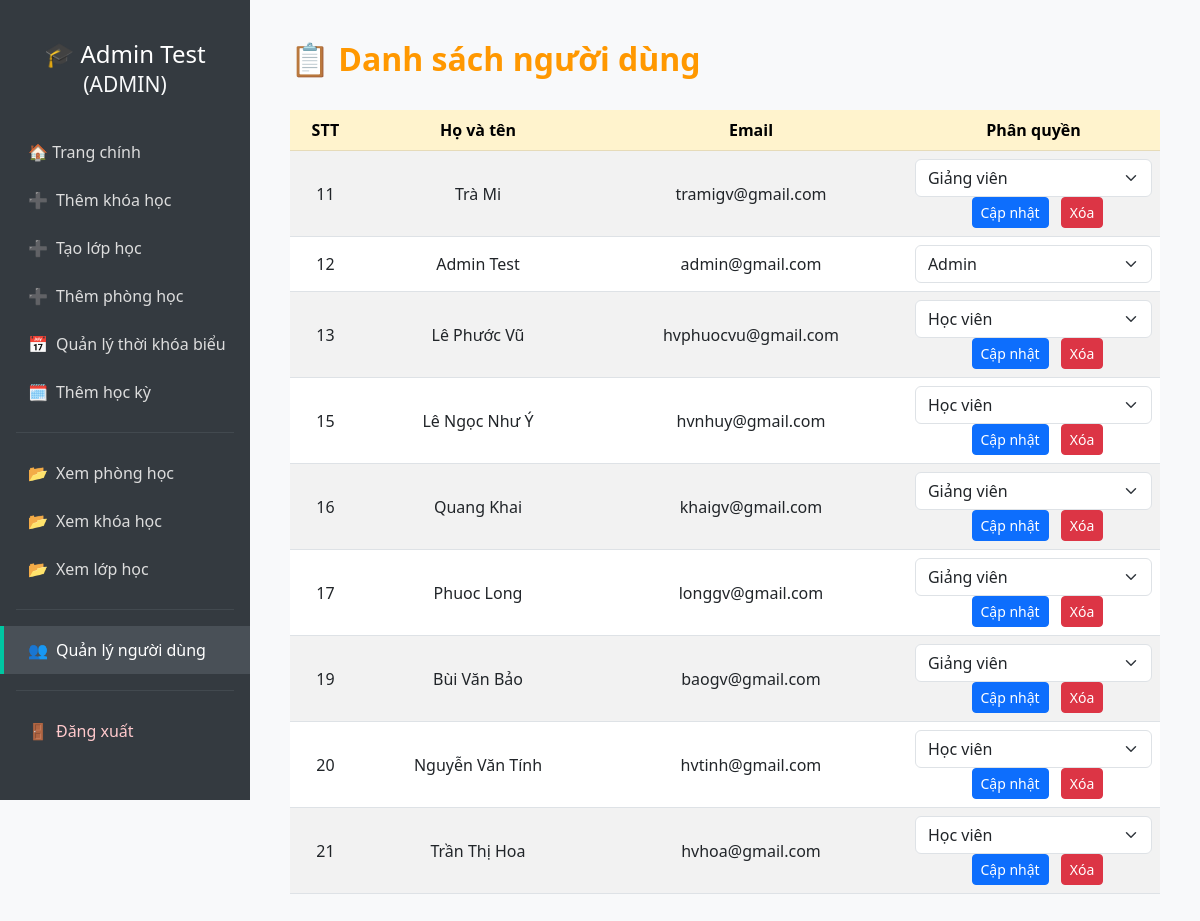
Screenshot of /view-users (signed in) with the database file from the repository.
### tables this page shows
CREATE TABLE users (
            id INTEGER PRIMARY KEY AUTOINCREMENT,
            full_name TEXT NOT NULL,
            email TEXT NOT NULL UNIQUE,
            password TEXT NOT NULL,
            role TEXT NOT NULL CHECK (role IN ('student', 'teacher', 'admin')),
            dob DATE,                
            phone TEXT,             
            gender TEXT CHECK (gender IN ('male', 'female', 'other')), 
            cccd TEXT              
        , image TEXT);

### app.py (the view)
@app.route('/view-users')
@login_required
def view_users():
    if current_user.role != 'admin':
        return "Không có quyền truy cập", 403
    conn = sqlite3.connect('database.db')
    cursor = conn.cursor()
    users = cursor.execute("SELECT id, full_name, email, role FROM users").fetchall()
    conn.close()
    return render_template('admin/view_users.html', user=current_user, users=users)

### app.py (called while the page is built)
@login_manager.user_loader
def load_user(user_id):
    conn = sqlite3.connect('database.db')
    cursor = conn.cursor()
    cursor.execute("SELECT id, full_name, email, role, image FROM users WHERE id = ?", (user_id,))
    row = cursor.fetchone()
    conn.close()
    if row:
        return User(*row)
    return None

### templates/admin/view_users.html (shortened to what this page needs)
<!DOCTYPE html>
<html lang="vi">
<head>
  <link href="https://cdn.jsdelivr.net/npm/bootstrap@5.3.0/dist/css/bootstrap.min.css" rel="stylesheet">
</head>
<body>
<div class="sidebar">
    {%if user.role == 'admin' %}
      <h4>🎓 {{ user.full_name }}<br><small class="text-light">(ADMIN)</small></h4>
    {% elif user.role == 'teacher' %}
      <h4>👨‍🏫 {{ user.full_name }}<br><small class="text-light">(GIẢNG VIÊN)</small></h4>
    {% else %}
      <h4>👩‍🎓 {{ user.full_name }}<br><small class="text-light">(Sinh viên)</small></h4>
    {% endif %}
  <a href="/dashboard">🏠 Trang chính</a>
  <a href="{{ url_for('add_course') }}"><span class="icon">➕</span>Thêm khóa học</a>
  <a href="{{ url_for('add_class') }}"><span class="icon">➕</span>Tạo lớp học</a>
  <a href="{{ url_for('add_room') }}"><span class="icon">➕</span>Thêm phòng học</a>
  <a href="{{ url_for('add_schedule') }}"><span class="icon">📅</span>Quản lý thời khóa biểu</a>
  <a href="{{ url_for('add_semester') }}"><span class="icon">🗓️</span>Thêm học kỳ</a>
  <hr class="text-secondary mx-3">
  <a href="{{ url_for('view_rooms') }}"><span class="icon">📂</span>Xem phòng học</a>
  <a href="{{ url_for('view_courses') }}"><span class="icon">📂</span>Xem khóa học</a>
  <a href="{{ url_for('view_classes') }}" ><span class="icon">📂</span>Xem lớp học</a>
  <hr class="text-secondary mx-3">
  <a href="{{ url_for('view_users') }}" class="active"><span class="icon">👥</span>Quản lý người dùng</a>
  <hr class="text-secondary mx-3">
  <a href="{{ url_for('logout') }}" class="logout-link"><span class="icon">🚪</span>Đăng xuất</a>
</div>
<div class="main-content">
  <h2>📋 Danh sách người dùng</h2>
  <div class="table-responsive">
    <table class="table table-striped table-hover align-middle">
      <thead class="table-warning text-center">
        <tr>
          <th scope="col">STT</th>
          <th scope="col">Họ và tên</th>
          <th scope="col">Email</th>
          <th scope="col">Phân quyền</th>
        </tr>
      </thead>
      <tbody class="text-center">
        {% for c in users %}
        <tr>
          <td>{{ c[0] }}</td>
          <td>{{ c[1] }}</td>
          <td>{{ c[2] }}</td>
          <td>
            <select id="role-{{ c[0] }}" class="form-select">
              <option value="student" {% if c[3] == 'student' %}selected{% endif %}>Học viên</option>
              <option value="teacher" {% if c[3] == 'teacher' %}selected{% endif %}>Giảng viên</option>
              <option value="admin" {% if c[3] == 'admin' %}selected{% endif %} disabled>Admin</option>
            </select>
            {% if c[3] != 'admin' %}
            <button type="button" class="btn btn-primary btn-sm ms-2" onclick="showPasswordPopup({{ c[0] }})">Cập nhật</button>
            <form method="POST" action="{{ url_for('delete_user', user_id=c[0]) }}" class="d-inline">
              <button type="submit" class="btn btn-sm btn-danger ms-2"
                      onclick="return confirm('Bạn có chắc chắn muốn xóa người dùng này?');">Xóa</button>
            </form>
            {% endif %}
          </td>
        </tr>
        {% endfor %}
      </tbody>
    </table>
  </div>
</div>
</body>
</html>

### templates/admin/view_users.html (style rules this page uses)
body { margin: 0; font-family: 'Segoe UI', sans-serif; background: #f8f9fa; }
.sidebar { width: 250px; min-height: 100vh; background: #343a40; padding-top: 40px; position: fixed; left: 0; top: 0; }
.sidebar a { display: block; padding: 12px 24px; color: #ddd; text-decoration: none; border-left: 4px solid transparent; transition: all 0.2s ease-in-out; }
.sidebar h4 { color: #fff; text-align: center; margin-bottom: 30px; }
.sidebar a:hover, .sidebar a.active { background: #495057; border-left: 4px solid #00c6a2; color: #fff; }
.sidebar .icon { margin-right: 8px; }
.logout-link { color: #ffc9cc !important; }
.main-content { margin-left: 250px; padding: 40px; }
h2 { font-weight: bold; margin-bottom: 32px; color: #ff9800; }
.table th { font-weight: 600; }

### rows the page displays
users: full_name "Admin Test", id "12", email "admin@gmail.com", role+id "Admin"
users: id "11", full_name "Trà Mi", email "tramigv@gmail.com", role+id "Giảng viên"
users: id "13", full_name "Lê Phước Vũ", email "hvphuocvu@gmail.com", role+id "Học viên"
users: id "15", full_name "Lê Ngọc Như Ý", email "hvnhuy@gmail.com", role+id "Học viên"
users: id "16", full_name "Quang Khai", email "khaigv@gmail.com", role+id "Giảng viên"
users: id "17", full_name "Phuoc Long", email "longgv@gmail.com", role+id "Giảng viên"
users: id "19", full_name "Bùi Văn Bảo", email "baogv@gmail.com", role+id "Giảng viên"
users: id "20", full_name "Nguyễn Văn Tính", email "hvtinh@gmail.com", role+id "Học viên"
users: id "21", full_name "Trần Thị Hoa", email "hvhoa@gmail.com", role+id "Học viên"
